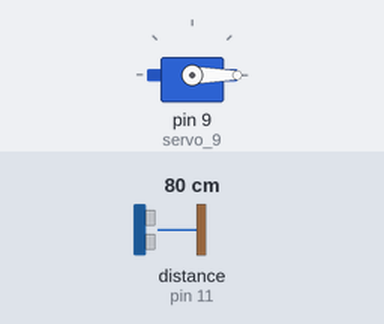
Simulated run of this sketch. Board: Arduino Uno, built with avr-gcc and run on an emulated ATmega328P. On the bench: servo. Wiring (inferred from the names in the program): ultrasonic range finder: trigger pin 10; echo pin 11. The inputs (shaded band) are chosen by the test bench; at power-on: distance to the obstacle (sensor on pin 11) 80 cm. The echo pulse lasts 58.3 µs per cm.

Above: at 1.2 s.
1.3 s: distance to the obstacle (sensor on pin 11) set to 44 cm
2.8 s: distance to the obstacle (sensor on pin 11) set to 38 cm
At 4.0 s:
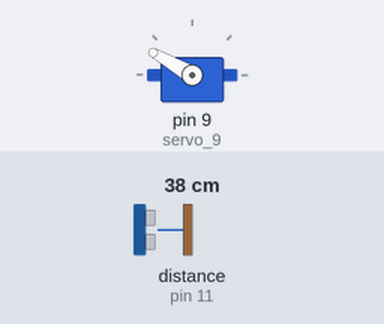
4.3 s: distance to the obstacle (sensor on pin 11) set to 28 cm
At 5.1 s:
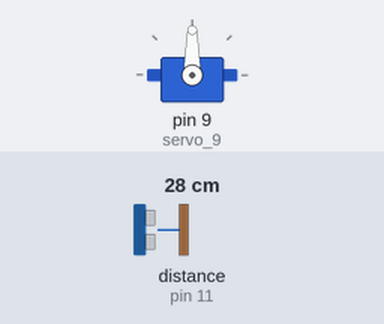
5.8 s: distance to the obstacle (sensor on pin 11) set to 2 cm
At 6.2 s:
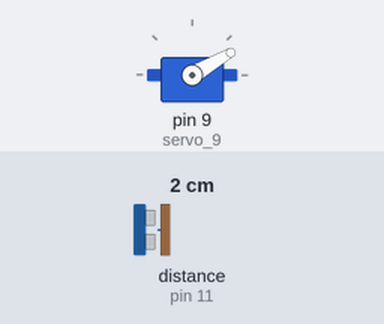
7.3 s: distance to the obstacle (sensor on pin 11) set to 20 cm
8.8 s: distance to the obstacle (sensor on pin 11) set to 24 cm
At 9.7 s:
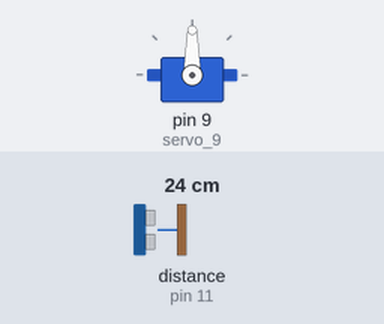
Timing chart, 0 to 11.3 s (numbered marks = the images above; inputs shaded):
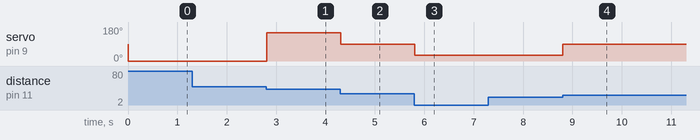

Measured:
- the behaviour switches between 42 and 41 cm on distance to the obstacle (sensor on pin 11) (found by bisection; images 0 and 1)
- the behaviour switches between 32 and 31 cm on distance to the obstacle (sensor on pin 11) (found by bisection; images 1 and 2)
- the behaviour switches between 21 and 22 cm on distance to the obstacle (sensor on pin 11) (found by bisection; images 3 and 4)
- after the input at 1.3 s, every drawn part: stays the same
- after the input at 2.8 s, servo on pin 9 (servo_9): 0° → 150° at once
- after the input at 4.3 s, servo on pin 9 (servo_9): 150° → 90° at once
- after the input at 5.8 s, servo on pin 9 (servo_9): 90° → 30° at once
- after the input at 7.3 s, every drawn part: stays the same
- after the input at 8.8 s, servo on pin 9 (servo_9): 30° → 90° at once

The sketch:

Servo_with_Ultrasonic_-_Arduino_codes.ino
```cpp
#include <Servo.h>
Servo servo_9;
const int TrigPin = 10;
const int EchoPin = 11;
long duration, height;
void setup()
{
  //Initialize serial communication:
  Serial.begin(9600);
  pinMode(9, OUTPUT);
  pinMode(TrigPin, OUTPUT);
  pinMode(EchoPin, INPUT);
  servo_9.attach(9); //Servo motor attached to pin 8
}

void loop()
{
  //The ultrasonic sensor will be places at 50 height,
  //it will measure the distace to the box
  //If the distance is 20 , it is a box with 30 height
  //If the distance is 30 , it is a box with 20 height
  //If the distance is 40 , it is a box with 10 height

  digitalWrite(TrigPin, LOW);
  delayMicroseconds(2);
  digitalWrite(TrigPin, HIGH);
  delayMicroseconds(10);
  digitalWrite(TrigPin, LOW);

  duration = pulseIn(EchoPin, HIGH);
  //Convert the time into a distance
  height= (duration/2)/29.1;

  if ( height <= 20 && height >= 0 )
  {
  servo_9.write(30);
  }
  else if( height <= 30 && height > 20 )
  {
  servo_9.write(90);
  }
  else if ( height <= 40 && height > 30 )
  {
  servo_9.write(150);
  }
  else
  {
  servo_9.write(0);
  }

}
```
